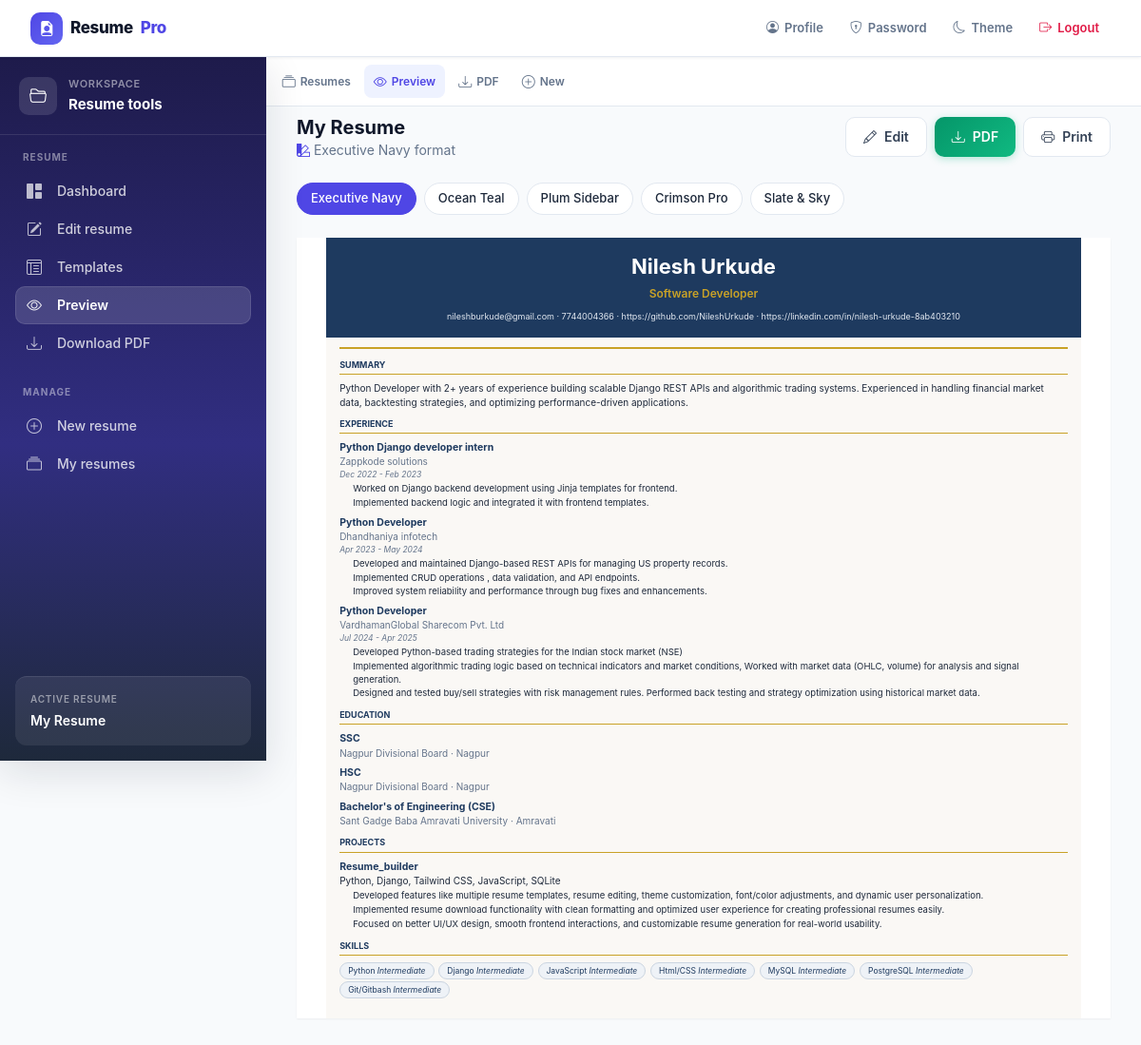
Page /resume/2/view/t1/ (signed in) on the committed database.
### resumes/models.py (models this page shows, shortened)
class Resume(models.Model):
    user = models.ForeignKey(User, on_delete=models.CASCADE, related_name='resumes')
    slug = models.UUIDField(default=uuid.uuid4, unique=True, editable=False)
    resume_name = models.CharField(max_length=100, default='My Resume')
    is_public = models.BooleanField(default=False)
    share_password = models.CharField(max_length=128, blank=True)
    share_expires_at = models.DateTimeField(blank=True, null=True)
    photo = models.ImageField(upload_to='photos/', blank=True, null=True)
    preferred_template = models.CharField(max_length=3, choices=TEMPLATE_CHOICES, default='t1')
    accent_color = models.CharField(max_length=7, default='#4f46e5')
    font_family = models.CharField(max_length=50, choices=FONT_CHOICES, default='Arial')
    title = models.CharField(max_length=100)
    full_name = models.CharField(max_length=100)
    email = models.EmailField()
    phone = models.CharField(max_length=15)
    summary = models.TextField(blank=True)
    github = models.URLField(blank=True, default='')
    linkedin = models.URLField(blank=True, default='')
    created_at = models.DateTimeField(default=timezone.now)
    updated_at = models.DateTimeField(auto_now=True)
    class Meta:
        ordering = ['-updated_at']
    def duration_display(self, start, end):
        if start and end:
            return f'{start.strftime("%b %Y")} – {end.strftime("%b %Y")}'
        if start:
            return f'{start.strftime("%b %Y")} – Present'
        return ''

class OrderedSectionMixin(models.Model):
    order = models.PositiveIntegerField(default=0)
    class Meta:
        abstract = True
        ordering = ['order', 'id']

class Experience(OrderedSectionMixin, models.Model):
    resume = models.ForeignKey(Resume, on_delete=models.CASCADE, related_name='experiences')
    job_title = models.CharField(max_length=100)
    company = models.CharField(max_length=100)
    start_date = models.DateField(blank=True, null=True)
    end_date = models.DateField(blank=True, null=True)
    duration = models.CharField(max_length=50, blank=True)
    description = models.TextField(blank=True)
    def date_range(self):
        return self.resume.duration_display(self.start_date, self.end_date) or self.duration
    def bullet_points(self):
        lines = []
        for line in self.description.splitlines():
            line = line.strip().lstrip('•-*').strip()
            if line:
                lines.append(line)
        return lines

class Education(OrderedSectionMixin, models.Model):
    resume = models.ForeignKey(Resume, on_delete=models.CASCADE, related_name='educations')
    degree = models.CharField(max_length=100)
    college = models.CharField(max_length=150)
    location = models.CharField(max_length=100, blank=True, default='')
    start_date = models.DateField(blank=True, null=True)
    end_date = models.DateField(blank=True, null=True)
    duration = models.CharField(max_length=50, blank=True)
    def date_range(self):
        return self.resume.duration_display(self.start_date, self.end_date) or self.duration

class Project(OrderedSectionMixin, models.Model):
    resume = models.ForeignKey(Resume, on_delete=models.CASCADE, related_name='projects')
    name = models.CharField(max_length=100)
    description = models.TextField(blank=True)
    tech_stack = models.CharField(max_length=200, blank=True)
    def bullet_points(self):
        lines = []
        for line in self.description.splitlines():
            line = line.strip().lstrip('•-*').strip()
            if line:
                lines.append(line)
        return lines

class Skill(models.Model):
    resume = models.ForeignKey(Resume, on_delete=models.CASCADE, related_name='skills')
    name = models.CharField(max_length=100)
    level = models.CharField(max_length=20, choices=SKILL_LEVEL_CHOICES, default='intermediate')
    order = models.PositiveIntegerField(default=0)
    class Meta:
        ordering = ['order', 'id']

### resumes/views.py (the view)
# urls.py: path('resume/<int:resume_id>/view/<str:template>/', views.view_resume, name='view_resume'),
@login_required
def view_resume(request, resume_id, template):
    resume = get_object_or_404(Resume, pk=resume_id, user=request.user)
    template = normalize_template(template)
    ctx = _resume_context(resume, request, template=template)
    share_url = ''
    if resume.is_public:
        share_url = request.build_absolute_uri(reverse('public_resume', kwargs={'slug': resume.slug}))
    return render(request, 'resumes/view_wrapper.html', {
        'resume': resume,
        'template_name': TEMPLATE_MAP[template],
        'selected_template': template,
        'template_label': TEMPLATE_LABELS.get(template, 'Executive Navy'),
        'share_url': share_url,
        'template_choices': list(TEMPLATE_LABELS.items()),
        **ctx,
    })

### templates/resumes/view_wrapper.html (shortened to what this page needs)
{% extends 'base.html' %}
{% block content %}
<div class="mb-6 flex flex-wrap items-center justify-between gap-3 no-print">
    <div>
        <h1 class="text-xl font-bold text-slate-900 dark:text-white">{{ resume.resume_name }}</h1>
        <p class="text-sm text-slate-500"><i class="bi bi-palette2 text-brand-600"></i> {{ template_label }} format</p>
    </div>
    <div class="flex flex-wrap gap-2">
        <a href="{% url 'edit_resume' resume.pk %}" class="btn-secondary !py-2 !px-3 text-sm"><i class="bi bi-pencil"></i> Edit</a>
        <a href="{% url 'download_pdf' resume.pk selected_template %}" class="btn-success !py-2 !px-3 text-sm"><i class="bi bi-download"></i> PDF</a>
        <button type="button" onclick="window.print()" class="btn-secondary !py-2 !px-3 text-sm"><i class="bi bi-printer"></i> Print</button>
    </div>
</div>
<div class="no-print mb-6 flex flex-wrap gap-2">
    {% for tid, label in template_choices %}
    <a href="{% url 'view_resume' resume.pk tid %}" class="stat-pill {% if selected_template == tid %}stat-pill-active{% endif %}">{{ label }}</a>
    {% endfor %}
</div>
<div class="print-resume-shell">
    <div class="print-resume-area mx-auto bg-white shadow-sm ring-1 ring-slate-200 dark:ring-slate-700">
        {% include template_name %}
    </div>
</div>
{% endblock %}

### templates/includes/sidebar.html (shortened to what this page needs)
<aside id="app-sidebar" class="app-sidebar no-print" aria-label="Resume navigation">
    <div class="sidebar-header">
        <div class="sidebar-header-icon"><i class="bi bi-folder2-open"></i></div>
        <div class="sidebar-header-text">
            <p class="sidebar-header-label">Workspace</p>
            <p class="sidebar-header-title">Resume tools</p>
        </div>
    </div>
    <nav class="sidebar-nav">
        <div class="sidebar-section">
            <p class="nav-label">Resume</p>
            <ul>
                <li><a href="{% url 'dashboard' %}" class="sidebar-link {% if request.resolver_match.url_name == 'dashboard' %}sidebar-link-active{% endif %}"><i class="bi bi-grid-1x2-fill"></i> Dashboard</a></li>
                <li><a href="{% url 'create_resume' %}" class="sidebar-link "><i class="bi bi-pencil-square"></i> Edit resume</a></li>
                <li><a href="{% url 'template_gallery' %}" class="sidebar-link {% if request.resolver_match.url_name == 'template_gallery' %}sidebar-link-active{% endif %}"><i class="bi bi-layout-text-window-reverse"></i> Templates</a></li>
                {% if active_resume %}
                <li><a href="{% url 'view_resume' active_resume.pk active_template %}" class="sidebar-link {% if request.resolver_match.url_name == 'view_resume' %}sidebar-link-active{% endif %}"><i class="bi bi-eye"></i> Preview</a></li>
                <li><a href="{% url 'download_pdf' active_resume.pk active_template %}" class="sidebar-link"><i class="bi bi-download"></i> Download PDF</a></li>
                {% endif %}
            </ul>
        </div>
        <div class="sidebar-section">
            <p class="nav-label">Manage</p>
            <ul>
                <li><a href="{% url 'new_resume' %}" class="sidebar-link {% if request.resolver_match.url_name == 'new_resume' %}sidebar-link-active{% endif %}"><i class="bi bi-plus-circle"></i> New resume</a></li>
                <li><a href="{% url 'my_resumes' %}" class="sidebar-link {% if request.resolver_match.url_name == 'my_resumes' %}sidebar-link-active{% endif %}"><i class="bi bi-collection"></i> My resumes</a></li>
            </ul>
        </div>
    </nav>
    {% if active_resume %}
    <div class="sidebar-footer">
        <p class="sidebar-footer-label">Active resume</p>
        <p class="sidebar-footer-name">{{ active_resume.resume_name }}</p>
    </div>
    {% endif %}
</aside>

### templates/resumes/includes/t1_render.html (shortened to what this page needs)
{% if resume %}
{% with t=theme font=font_family|default:"Georgia" %}
<div class="rs-t1">
<table width="100%" cellpadding="0" cellspacing="0"><tr>
<td class="rs-top">
    <table width="100%"><tr>
    <td align="center">
        <h1>{{ resume.full_name }}</h1>
        <p class="rs-role">{{ resume.title }}</p>
        <div class="rs-contact">{{ resume.email }}{% if resume.phone %} · {{ resume.phone }}{% endif %}{% if resume.github %} · {{ resume.github }}{% endif %}{% if resume.linkedin %} · {{ resume.linkedin }}{% endif %}</div>
    </td>
    </tr></table>
</td>
</tr></table>
<div class="rs-body"><div class="rs-rule"></div>
{% include 'resumes/includes/resume_content.html' %}
</div>
</div>
{% endwith %}
{% else %}<p>No resume data.</p>{% endif %}

### templates/resumes/includes/resume_content.html (shortened to what this page needs)
{% if resume.summary and hide_summary != True %}
<section class="rs-section">
    <h2 class="rs-h2">{{ section_summary|default:"Summary" }}</h2>
    <p class="rs-text rs-summary">{{ resume.summary }}</p>
</section>
{% endif %}
{% if resume.experiences.all and hide_experience != True %}
<section class="rs-section">
    <h2 class="rs-h2">{{ section_experience|default:"Experience" }}</h2>
    {% for ex in resume.experiences.all %}
    <div class="rs-entry">
        <div class="rs-entry-head">
            <span class="rs-entry-title">{{ ex.job_title }}</span>
            <span class="rs-entry-org">{{ ex.company }}</span>
        </div>
        {% if ex.date_range %}<div class="rs-meta">{{ ex.date_range }}</div>{% endif %}
        {% if ex.bullet_points %}
        <ul class="rs-bullets">{% for b in ex.bullet_points %}<li>{{ b }}</li>{% endfor %}</ul>
        {% elif ex.description %}<p class="rs-text rs-pre">{{ ex.description }}</p>{% endif %}
    </div>
    {% endfor %}
</section>
{% endif %}
{% if resume.educations.all and hide_education != True %}
<section class="rs-section">
    <h2 class="rs-h2">{{ section_education|default:"Education" }}</h2>
    {% for e in resume.educations.all %}
    <div class="rs-entry">
        <div class="rs-entry-head">
            <span class="rs-entry-title">{{ e.degree }}</span>
            <span class="rs-entry-org">{{ e.college }}{% if e.location %} · {{ e.location }}{% endif %}</span>
        </div>
    </div>
    {% endfor %}
</section>
{% endif %}
{% if resume.projects.all and hide_projects != True %}
<section class="rs-section">
    <h2 class="rs-h2">{{ section_projects|default:"Projects" }}</h2>
    {% for p in resume.projects.all %}
    <div class="rs-entry">
        <div class="rs-entry-head">
            <span class="rs-entry-title">{{ p.name }}</span>
            {% if p.tech_stack %}<span class="rs-tag-inline">{{ p.tech_stack }}</span>{% endif %}
        </div>
        {% if p.bullet_points %}
        <ul class="rs-bullets">{% for b in p.bullet_points %}<li>{{ b }}</li>{% endfor %}</ul>
        {% elif p.description %}<p class="rs-text rs-pre">{{ p.description }}</p>{% endif %}
    </div>
    {% endfor %}
</section>
{% endif %}
{% if resume.skills.all and hide_skills != True %}
<section class="rs-section">
    <h2 class="rs-h2">{{ section_skills|default:"Skills" }}</h2>
    <div class="rs-pills">
        {% for s in resume.skills.all %}
        <span class="rs-pill">{{ s.name }}{% if s.level %} <em class="rs-pill-lvl">{{ s.get_level_display }}</em>{% endif %}</span>
        {% endfor %}
    </div>
</section>
{% endif %}

### rows in the picture
Resume: resume_name "My Resume", full_name "Nilesh Urkude", title "Software Developer", email "nileshburkude@gmail.com", phone "7744004366", github "https://github.com/NileshUrkude", linkedin "https://linkedin.com/in/nilesh-urkude-8ab403210", summary "Python Developer with 2+ years of experience building scalable Django REST APIs and algorithmic trading systems. Experienced in handling financial market data, backtesting strategies, and optimizing performance-driven applications."
Experience: job_title "Python Django developer intern", company "Zappkode solutions", date_range "Dec 2022 - Feb 2023", bullet_points "Worked on Django backend development using Jinja templates for frontend." "Implemented backend logic and integrated it with frontend templates."
Experience: job_title "Python Developer", company "Dhandhaniya infotech", date_range "Apr 2023 - May 2024", bullet_points "Developed and maintained Django-based REST APIs for managing US property records." "Implemented CRUD operations , data validation, and API endpoints." "Improved system reliability and performance through bug fixes and enhancements."
Experience: job_title "Python Developer", company "VardhamanGlobal Sharecom Pvt. Ltd", date_range "Jul 2024 - Apr 2025", bullet_points "Developed Python-based trading strategies for the Indian stock market (NSE)" "Implemented algorithmic trading logic based on technical indicators and market conditions, Worked with market data (OHLC, volume) for analysis and signal generation." "Designed and tested buy/sell strategies with risk management rules. Performed back testing and strategy optimization using historical market data."
Education: degree "SSC", college "Nagpur Divisional Board", location "Nagpur"
Education: degree "HSC", college "Nagpur Divisional Board", location "Nagpur"
Education: degree "Bachelor's of Engineering (CSE)", college "Sant Gadge Baba Amravati University", location "Amravati"
Project: name "Resume_builder", tech_stack "Python, Django, Tailwind CSS, JavaScript, SQLite", bullet_points "Developed features like multiple resume templates, resume editing, theme customization, font/color adjustments, and dynamic user personalization." "Implemented resume download functionality with clean formatting and optimized user experience for creating professional resumes easily." "Focused on better UI/UX design, smooth frontend interactions, and customizable resume generation for real-world usability."
Skill: name "Python", level "Intermediate"
Skill: name "Django", level "Intermediate"
Skill: name "JavaScript", level "Intermediate"
Skill: name "Html/CSS", level "Intermediate"
Skill: name "MySQL", level "Intermediate"
Skill: name "PostgreSQL", level "Intermediate"
Skill: name "Git/Gitbash", level "Intermediate"

### other values in the picture
{{ template_label }} "Executive Navy"
{{ label }} "Executive Navy" "Ocean Teal" "Plum Sidebar" "Crimson Pro" "Slate & Sky"
{{ section_summary|default:"Summary" }} "SUMMARY"
{{ section_experience|default:"Experience" }} "EXPERIENCE"
{{ section_education|default:"Education" }} "EDUCATION"
{{ section_projects|default:"Projects" }} "PROJECTS"
{{ section_skills|default:"Skills" }} "SKILLS"
